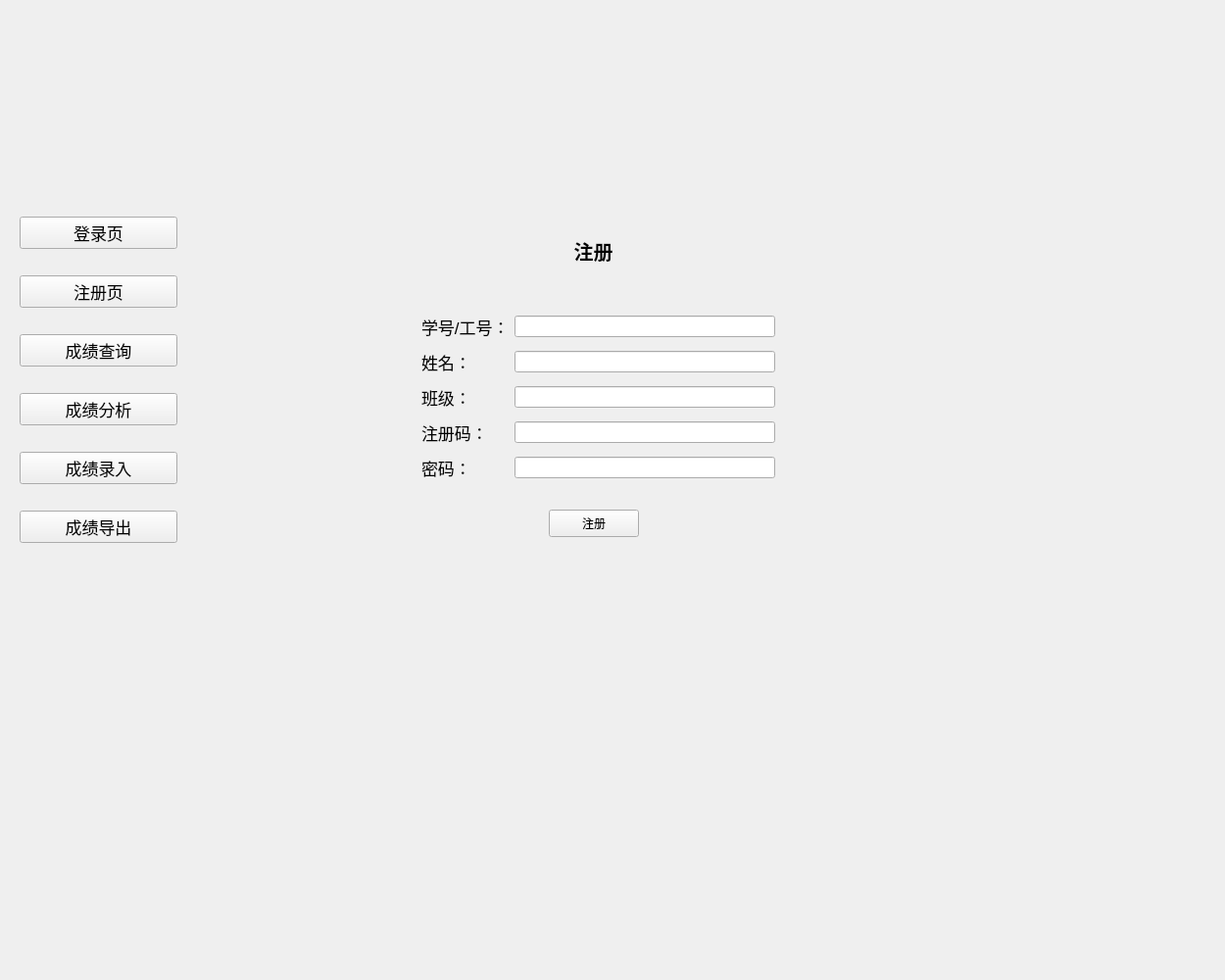
<?xml version="1.0" encoding="UTF-8"?>
<ui version="4.0">
 <class>system</class>
 <widget class="QWidget" name="system">
  <property name="geometry">
   <rect>
    <x>0</x>
    <y>0</y>
    <width>1250</width>
    <height>1000</height>
   </rect>
  </property>
  <property name="windowTitle">
   <string>Grade-Management System</string>
  </property>
  <widget class="QStackedWidget" name="stackedWidget">
   <property name="geometry">
    <rect>
     <x>180</x>
     <y>40</y>
     <width>1011</width>
     <height>951</height>
    </rect>
   </property>
   <property name="currentIndex">
    <number>1</number>
   </property>
   <widget class="QWidget" name="homePage">
    <widget class="QPushButton" name="loginBtn">
     <property name="geometry">
      <rect>
       <x>290</x>
       <y>510</y>
       <width>111</width>
       <height>41</height>
      </rect>
     </property>
     <property name="font">
      <font>
       <pointsize>12</pointsize>
      </font>
     </property>
     <property name="text">
      <string>登陆</string>
     </property>
    </widget>
    <widget class="QPushButton" name="logOutBtn">
     <property name="geometry">
      <rect>
       <x>440</x>
       <y>510</y>
       <width>111</width>
       <height>41</height>
      </rect>
     </property>
     <property name="font">
      <font>
       <pointsize>12</pointsize>
      </font>
     </property>
     <property name="text">
      <string>退出</string>
     </property>
    </widget>
    <widget class="QWidget" name="gridLayoutWidget">
     <property name="geometry">
      <rect>
       <x>240</x>
       <y>280</y>
       <width>361</width>
       <height>211</height>
      </rect>
     </property>
     <layout class="QGridLayout" name="gridLayout">
      <property name="horizontalSpacing">
       <number>5</number>
      </property>
      <property name="verticalSpacing">
       <number>0</number>
      </property>
      <item row="0" column="0">
       <widget class="QLabel" name="username">
        <property name="font">
         <font>
          <pointsize>13</pointsize>
         </font>
        </property>
        <property name="text">
         <string>用户ID：</string>
        </property>
       </widget>
      </item>
      <item row="1" column="0">
       <widget class="QLabel" name="password">
        <property name="font">
         <font>
          <pointsize>13</pointsize>
         </font>
        </property>
        <property name="text">
         <string>密码：</string>
        </property>
       </widget>
      </item>
      <item row="0" column="1">
       <widget class="QLineEdit" name="userLineEdit"/>
      </item>
      <item row="1" column="1">
       <widget class="QLineEdit" name="pwdLineEdit">
        <property name="echoMode">
         <enum>QLineEdit::Password</enum>
        </property>
       </widget>
      </item>
     </layout>
    </widget>
    <widget class="QLabel" name="label_7">
     <property name="geometry">
      <rect>
       <x>240</x>
       <y>150</y>
       <width>341</width>
       <height>151</height>
      </rect>
     </property>
     <property name="maximumSize">
      <size>
       <width>16777215</width>
       <height>16777215</height>
      </size>
     </property>
     <property name="font">
      <font>
       <family>华光报宋一_CNKI</family>
       <pointsize>18</pointsize>
       <weight>75</weight>
       <italic>false</italic>
       <bold>true</bold>
      </font>
     </property>
     <property name="text">
      <string>成绩管理系统</string>
     </property>
     <property name="textFormat">
      <enum>Qt::AutoText</enum>
     </property>
     <property name="alignment">
      <set>Qt::AlignCenter</set>
     </property>
    </widget>
   </widget>
   <widget class="QWidget" name="page">
    <widget class="QLabel" name="label_8">
     <property name="geometry">
      <rect>
       <x>300</x>
       <y>170</y>
       <width>251</width>
       <height>91</height>
      </rect>
     </property>
     <property name="maximumSize">
      <size>
       <width>16777215</width>
       <height>16777215</height>
      </size>
     </property>
     <property name="font">
      <font>
       <family>华光报宋一_CNKI</family>
       <pointsize>15</pointsize>
       <weight>75</weight>
       <italic>false</italic>
       <bold>true</bold>
      </font>
     </property>
     <property name="text">
      <string>注册</string>
     </property>
     <property name="textFormat">
      <enum>Qt::AutoText</enum>
     </property>
     <property name="alignment">
      <set>Qt::AlignCenter</set>
     </property>
    </widget>
    <widget class="QWidget" name="gridLayoutWidget_3">
     <property name="geometry">
      <rect>
       <x>250</x>
       <y>270</y>
       <width>361</width>
       <height>191</height>
      </rect>
     </property>
     <layout class="QGridLayout" name="gridLayout_10">
      <property name="horizontalSpacing">
       <number>5</number>
      </property>
      <property name="verticalSpacing">
       <number>0</number>
      </property>
      <item row="0" column="0">
       <widget class="QLabel" name="username_2">
        <property name="font">
         <font>
          <pointsize>13</pointsize>
         </font>
        </property>
        <property name="text">
         <string>学号/工号：</string>
        </property>
       </widget>
      </item>
      <item row="0" column="1">
       <widget class="QLineEdit" name="userLineEdit_2"/>
      </item>
      <item row="4" column="1">
       <widget class="QLineEdit" name="pwdLineEdit_2">
        <property name="echoMode">
         <enum>QLineEdit::Password</enum>
        </property>
       </widget>
      </item>
      <item row="2" column="1">
       <widget class="QLineEdit" name="lineEdit_2"/>
      </item>
      <item row="4" column="0">
       <widget class="QLabel" name="password_2">
        <property name="font">
         <font>
          <pointsize>13</pointsize>
         </font>
        </property>
        <property name="text">
         <string>密码：</string>
        </property>
       </widget>
      </item>
      <item row="1" column="0">
       <widget class="QLabel" name="label_9">
        <property name="font">
         <font>
          <pointsize>13</pointsize>
         </font>
        </property>
        <property name="text">
         <string>姓名：</string>
        </property>
       </widget>
      </item>
      <item row="1" column="1">
       <widget class="QLineEdit" name="lineEdit"/>
      </item>
      <item row="2" column="0">
       <widget class="QLabel" name="label_14">
        <property name="font">
         <font>
          <pointsize>13</pointsize>
         </font>
        </property>
        <property name="text">
         <string>班级：</string>
        </property>
       </widget>
      </item>
      <item row="3" column="1">
       <widget class="QLineEdit" name="lineEdit_3"/>
      </item>
      <item row="3" column="0">
       <widget class="QLabel" name="label_18">
        <property name="font">
         <font>
          <pointsize>13</pointsize>
         </font>
        </property>
        <property name="text">
         <string>注册码：</string>
        </property>
       </widget>
      </item>
     </layout>
    </widget>
    <widget class="QPushButton" name="loginBtn_2">
     <property name="geometry">
      <rect>
       <x>380</x>
       <y>480</y>
       <width>92</width>
       <height>28</height>
      </rect>
     </property>
     <property name="text">
      <string>注册</string>
     </property>
    </widget>
   </widget>
   <widget class="QWidget" name="custPage">
    <widget class="QTableWidget" name="tableWidget">
     <property name="geometry">
      <rect>
       <x>10</x>
       <y>120</y>
       <width>991</width>
       <height>781</height>
      </rect>
     </property>
     <column>
      <property name="text">
       <string>考试ID</string>
      </property>
     </column>
     <column>
      <property name="text">
       <string>考试时间</string>
      </property>
     </column>
     <column>
      <property name="text">
       <string>总分</string>
      </property>
     </column>
     <column>
      <property name="text">
       <string>语文</string>
      </property>
     </column>
     <column>
      <property name="text">
       <string>数学</string>
      </property>
     </column>
     <column>
      <property name="text">
       <string>英语</string>
      </property>
     </column>
     <column>
      <property name="text">
       <string>班级排名</string>
      </property>
     </column>
     <column>
      <property name="text">
       <string>年级排名</string>
      </property>
     </column>
    </widget>
    <widget class="QLabel" name="label_17">
     <property name="geometry">
      <rect>
       <x>350</x>
       <y>30</y>
       <width>251</width>
       <height>91</height>
      </rect>
     </property>
     <property name="maximumSize">
      <size>
       <width>16777215</width>
       <height>16777215</height>
      </size>
     </property>
     <property name="font">
      <font>
       <family>华光报宋一_CNKI</family>
       <pointsize>15</pointsize>
       <weight>75</weight>
       <italic>false</italic>
       <bold>true</bold>
      </font>
     </property>
     <property name="text">
      <string>成绩查询</string>
     </property>
     <property name="textFormat">
      <enum>Qt::AutoText</enum>
     </property>
     <property name="alignment">
      <set>Qt::AlignCenter</set>
     </property>
    </widget>
   </widget>
   <widget class="QWidget" name="accoPage">
    <widget class="QLabel" name="imgLabel">
     <property name="geometry">
      <rect>
       <x>70</x>
       <y>130</y>
       <width>921</width>
       <height>791</height>
      </rect>
     </property>
     <property name="text">
      <string/>
     </property>
    </widget>
    <widget class="QPushButton" name="total_ana_Button">
     <property name="geometry">
      <rect>
       <x>190</x>
       <y>52</y>
       <width>91</width>
       <height>41</height>
      </rect>
     </property>
     <property name="font">
      <font>
       <pointsize>12</pointsize>
      </font>
     </property>
     <property name="text">
      <string>总分</string>
     </property>
    </widget>
    <widget class="QPushButton" name="Chinese_ana_Button">
     <property name="geometry">
      <rect>
       <x>330</x>
       <y>50</y>
       <width>91</width>
       <height>41</height>
      </rect>
     </property>
     <property name="font">
      <font>
       <pointsize>12</pointsize>
      </font>
     </property>
     <property name="text">
      <string>语文</string>
     </property>
    </widget>
    <widget class="QPushButton" name="Math_ana_Button">
     <property name="geometry">
      <rect>
       <x>470</x>
       <y>50</y>
       <width>91</width>
       <height>41</height>
      </rect>
     </property>
     <property name="font">
      <font>
       <pointsize>12</pointsize>
      </font>
     </property>
     <property name="text">
      <string>数学</string>
     </property>
    </widget>
    <widget class="QPushButton" name="English_ana_Button">
     <property name="geometry">
      <rect>
       <x>610</x>
       <y>50</y>
       <width>91</width>
       <height>41</height>
      </rect>
     </property>
     <property name="font">
      <font>
       <pointsize>12</pointsize>
      </font>
     </property>
     <property name="text">
      <string>英语</string>
     </property>
    </widget>
   </widget>
   <widget class="QWidget" name="loanPage">
    <widget class="QLineEdit" name="e_id_Edit">
     <property name="geometry">
      <rect>
       <x>470</x>
       <y>260</y>
       <width>111</width>
       <height>31</height>
      </rect>
     </property>
    </widget>
    <widget class="QLabel" name="label">
     <property name="geometry">
      <rect>
       <x>370</x>
       <y>260</y>
       <width>101</width>
       <height>31</height>
      </rect>
     </property>
     <property name="font">
      <font>
       <pointsize>12</pointsize>
      </font>
     </property>
     <property name="layoutDirection">
      <enum>Qt::LeftToRight</enum>
     </property>
     <property name="text">
      <string>考试ID</string>
     </property>
    </widget>
    <widget class="QLineEdit" name="s_id_Edit">
     <property name="geometry">
      <rect>
       <x>470</x>
       <y>320</y>
       <width>111</width>
       <height>31</height>
      </rect>
     </property>
    </widget>
    <widget class="QLineEdit" name="Chinese_Edit">
     <property name="geometry">
      <rect>
       <x>470</x>
       <y>380</y>
       <width>111</width>
       <height>31</height>
      </rect>
     </property>
    </widget>
    <widget class="QLineEdit" name="Math_Edit">
     <property name="geometry">
      <rect>
       <x>470</x>
       <y>439</y>
       <width>111</width>
       <height>31</height>
      </rect>
     </property>
    </widget>
    <widget class="QLineEdit" name="English_Edit">
     <property name="geometry">
      <rect>
       <x>470</x>
       <y>500</y>
       <width>111</width>
       <height>31</height>
      </rect>
     </property>
    </widget>
    <widget class="QLabel" name="label_2">
     <property name="geometry">
      <rect>
       <x>370</x>
       <y>320</y>
       <width>101</width>
       <height>31</height>
      </rect>
     </property>
     <property name="font">
      <font>
       <pointsize>12</pointsize>
      </font>
     </property>
     <property name="text">
      <string>学生ID</string>
     </property>
    </widget>
    <widget class="QLabel" name="label_3">
     <property name="geometry">
      <rect>
       <x>390</x>
       <y>380</y>
       <width>71</width>
       <height>31</height>
      </rect>
     </property>
     <property name="font">
      <font>
       <pointsize>12</pointsize>
      </font>
     </property>
     <property name="text">
      <string>语文</string>
     </property>
    </widget>
    <widget class="QLabel" name="label_4">
     <property name="geometry">
      <rect>
       <x>390</x>
       <y>440</y>
       <width>81</width>
       <height>31</height>
      </rect>
     </property>
     <property name="font">
      <font>
       <pointsize>12</pointsize>
      </font>
     </property>
     <property name="text">
      <string>数学</string>
     </property>
    </widget>
    <widget class="QLabel" name="label_5">
     <property name="geometry">
      <rect>
       <x>390</x>
       <y>500</y>
       <width>81</width>
       <height>31</height>
      </rect>
     </property>
     <property name="font">
      <font>
       <pointsize>12</pointsize>
      </font>
     </property>
     <property name="text">
      <string>英语</string>
     </property>
    </widget>
    <widget class="QPushButton" name="submitButton">
     <property name="geometry">
      <rect>
       <x>430</x>
       <y>570</y>
       <width>111</width>
       <height>41</height>
      </rect>
     </property>
     <property name="font">
      <font>
       <pointsize>12</pointsize>
      </font>
     </property>
     <property name="text">
      <string>提交</string>
     </property>
    </widget>
    <widget class="QLabel" name="label_19">
     <property name="geometry">
      <rect>
       <x>380</x>
       <y>110</y>
       <width>251</width>
       <height>91</height>
      </rect>
     </property>
     <property name="maximumSize">
      <size>
       <width>16777215</width>
       <height>16777215</height>
      </size>
     </property>
     <property name="font">
      <font>
       <family>华光报宋一_CNKI</family>
       <pointsize>15</pointsize>
       <weight>75</weight>
       <italic>false</italic>
       <bold>true</bold>
      </font>
     </property>
     <property name="text">
      <string>成绩录入</string>
     </property>
     <property name="textFormat">
      <enum>Qt::AutoText</enum>
     </property>
     <property name="alignment">
      <set>Qt::AlignCenter</set>
     </property>
    </widget>
   </widget>
   <widget class="QWidget" name="busiPage"/>
   <widget class="QWidget" name="page_2">
    <widget class="QTableWidget" name="tableWidget_2">
     <property name="geometry">
      <rect>
       <x>70</x>
       <y>130</y>
       <width>871</width>
       <height>681</height>
      </rect>
     </property>
     <column>
      <property name="text">
       <string>学生ID</string>
      </property>
     </column>
     <column>
      <property name="text">
       <string>学生姓名</string>
      </property>
     </column>
     <column>
      <property name="text">
       <string>总分</string>
      </property>
     </column>
     <column>
      <property name="text">
       <string>语文</string>
      </property>
     </column>
     <column>
      <property name="text">
       <string>数学</string>
      </property>
     </column>
     <column>
      <property name="text">
       <string>英语</string>
      </property>
     </column>
     <column>
      <property name="text">
       <string>班级排名</string>
      </property>
     </column>
     <column>
      <property name="text">
       <string>年级排名</string>
      </property>
     </column>
    </widget>
    <widget class="QLineEdit" name="sea_e_Edit">
     <property name="geometry">
      <rect>
       <x>420</x>
       <y>50</y>
       <width>361</width>
       <height>41</height>
      </rect>
     </property>
    </widget>
    <widget class="QLabel" name="label_6">
     <property name="geometry">
      <rect>
       <x>40</x>
       <y>59</y>
       <width>351</width>
       <height>31</height>
      </rect>
     </property>
     <property name="font">
      <font>
       <pointsize>12</pointsize>
      </font>
     </property>
     <property name="text">
      <string>请输入您要查询的考试ID：</string>
     </property>
    </widget>
    <widget class="QPushButton" name="searchButton">
     <property name="geometry">
      <rect>
       <x>810</x>
       <y>50</y>
       <width>91</width>
       <height>41</height>
      </rect>
     </property>
     <property name="font">
      <font>
       <pointsize>12</pointsize>
      </font>
     </property>
     <property name="text">
      <string>查询</string>
     </property>
    </widget>
   </widget>
  </widget>
  <widget class="QWidget" name="layoutWidget">
   <property name="geometry">
    <rect>
     <x>20</x>
     <y>200</y>
     <width>161</width>
     <height>381</height>
    </rect>
   </property>
   <layout class="QVBoxLayout" name="verticalLayout">
    <item>
     <widget class="QPushButton" name="homeBtn">
      <property name="font">
       <font>
        <pointsize>13</pointsize>
       </font>
      </property>
      <property name="text">
       <string>登录页</string>
      </property>
     </widget>
    </item>
    <item>
     <widget class="QPushButton" name="regiBtn">
      <property name="font">
       <font>
        <pointsize>13</pointsize>
       </font>
      </property>
      <property name="text">
       <string>注册页</string>
      </property>
     </widget>
    </item>
    <item>
     <widget class="QPushButton" name="seaBtn">
      <property name="font">
       <font>
        <pointsize>13</pointsize>
       </font>
      </property>
      <property name="text">
       <string>成绩查询</string>
      </property>
      <property name="checkable">
       <bool>false</bool>
      </property>
     </widget>
    </item>
    <item>
     <widget class="QPushButton" name="anaBtn">
      <property name="font">
       <font>
        <pointsize>13</pointsize>
       </font>
      </property>
      <property name="text">
       <string>成绩分析</string>
      </property>
      <property name="checkable">
       <bool>false</bool>
      </property>
     </widget>
    </item>
    <item>
     <widget class="QPushButton" name="inpBtn">
      <property name="font">
       <font>
        <pointsize>13</pointsize>
       </font>
      </property>
      <property name="text">
       <string>成绩录入</string>
      </property>
      <property name="checkable">
       <bool>false</bool>
      </property>
     </widget>
    </item>
    <item>
     <widget class="QPushButton" name="oupBtn">
      <property name="font">
       <font>
        <pointsize>13</pointsize>
       </font>
      </property>
      <property name="text">
       <string>成绩导出</string>
      </property>
      <property name="checkable">
       <bool>false</bool>
      </property>
     </widget>
    </item>
   </layout>
  </widget>
 </widget>
 <resources/>
 <connections/>
</ui>
